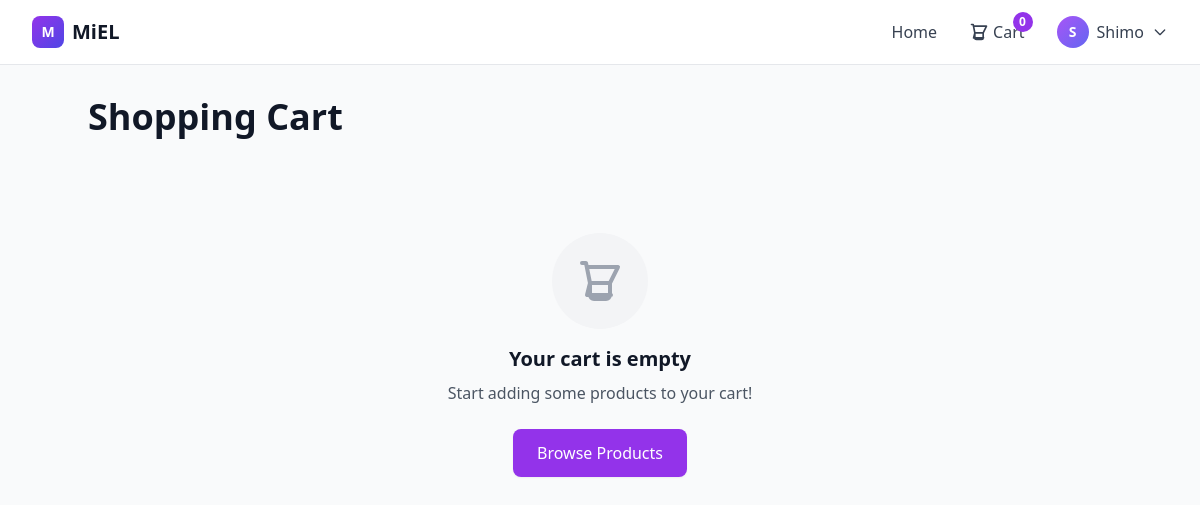
/cart/ (signed in), run on an earlier commit of the app's database.
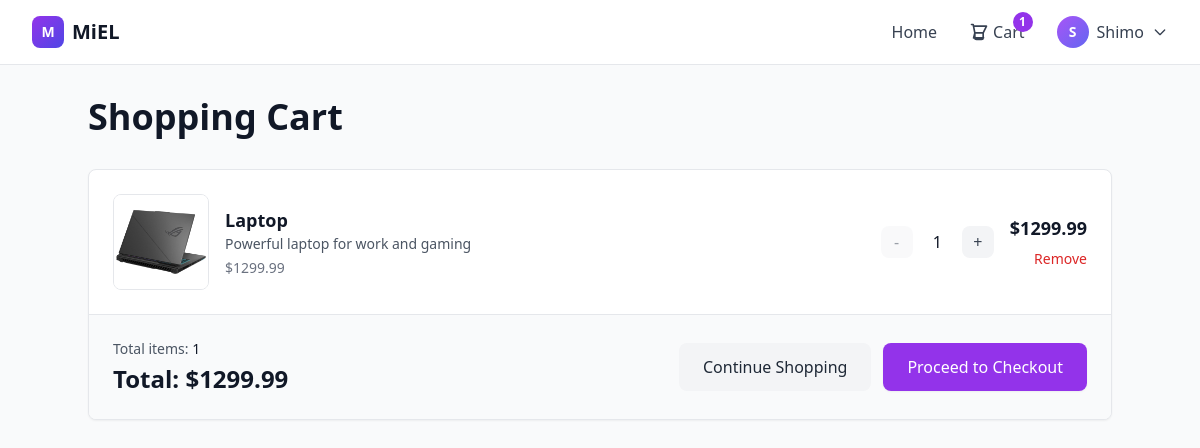
And on a later commit of the database.
### products/models.py (models this page shows, shortened)
class CartItem(models.Model):
    cart = models.ForeignKey(Cart, on_delete=models.CASCADE, related_name='items')
    product = models.ForeignKey(Product, on_delete=models.CASCADE)
    quantity = models.PositiveIntegerField(default=1)
    added_at = models.DateTimeField(auto_now_add=True)
    def get_subtotal(self):
        return self.product.price * self.quantity

class Product(models.Model):
    name = models.CharField(max_length=200)
    description = models.TextField()
    price = models.DecimalField(max_digits=10, decimal_places=2)
    image = models.CharField(max_length=500, blank=True, null=True)
    created_at = models.DateTimeField(auto_now_add=True)

### products/views.py (the view)
# urls.py: path('cart/', views.view_cart, name='view_cart'),
@login_required
def view_cart(request):
    try:
        cart = Cart.objects.get(user=request.user)
        cart_items = cart.items.all()
        total = cart.get_total()
        cart_count = cart.get_item_count()
    except Cart.DoesNotExist:
        cart = None
        cart_items = []
        total = 0
        cart_count = 0
    context = {
        'cart': cart,
        'cart_items': cart_items,
        'total': total,
        'cart_count': cart_count
    }
    return render(request, 'products/cart.html', context)

### MiEL/context_processors.py (called while the page is built)
def static_url(request):
    return {'STATIC_URL': settings.STATIC_URL}

### products/models.py (called while the page is built)
    def get_total(self):
        return sum(item.get_subtotal() for item in self.items.all())

    def get_item_count(self):
        return sum(item.quantity for item in self.items.all())

### templates/products/cart.html (shortened to what the changed rows need)
{% extends 'base.html' %}
{% load static %}
{% block content %}
<div class="max-w-5xl mx-auto">
    <h1 class="text-3xl md:text-4xl font-bold text-gray-900 mb-8">Shopping Cart</h1>
    {% if cart_items %}
        <div class="bg-white rounded-lg shadow-sm border border-gray-200 overflow-hidden">
            <div class="divide-y divide-gray-200">
                {% for item in cart_items %}
                    <div class="p-4 md:p-6 flex flex-col md:flex-row md:items-center md:justify-between gap-4 cart-item-row" data-cart-item-id="{{ item.id }}">
                        <div class="flex items-center space-x-4 flex-1">
                            {% if item.product.image %}
                                <img src="{{ item.product.image }}" alt="{{ item.product.name }}" class="w-20 h-20 md:w-24 md:h-24 object-cover rounded-lg border border-gray-200" onerror="this.src='{{ STATIC_URL }}images/placeholder.jpg'; this.onerror=null;">
                            {% else %}
                                <img src="{% static 'images/placeholder.jpg' %}" alt="{{ item.product.name }}" class="w-20 h-20 md:w-24 md:h-24 object-cover rounded-lg border border-gray-200">
                            {% endif %}
                            <div class="flex-1 min-w-0">
                                <h3 class="text-lg font-semibold text-gray-900 truncate">{{ item.product.name }}</h3>
                                <p class="text-gray-600 text-sm line-clamp-2">{{ item.product.description|truncatewords:10 }}</p>
                                <p class="text-sm text-gray-500 mt-1">${{ item.product.price }}</p>
                            </div>
                        </div>
                        <div class="flex items-center justify-between md:justify-end gap-4">
                            <div class="flex items-center space-x-2" data-item-id="{{ item.id }}">
                                <button type="button" onclick="updateQuantity({{ item.id }}, {{ item.quantity|add:'-1' }})"
                                        class="bg-gray-100 text-gray-700 w-8 h-8 rounded-lg hover:bg-gray-200 transition-colors duration-150 quantity-decrease disabled:opacity-50 disabled:cursor-not-allowed"
                                        {% if item.quantity <= 1 %}disabled{% endif %}>
                                    -
                                </button>
                                <span class="text-gray-900 font-medium px-3 quantity-display min-w-[2rem] text-center">{{ item.quantity }}</span>
                                <button type="button" onclick="updateQuantity({{ item.id }}, {{ item.quantity|add:'1' }})"
                                        class="bg-gray-100 text-gray-700 w-8 h-8 rounded-lg hover:bg-gray-200 transition-colors duration-150 quantity-increase">
                                    +
                                </button>
                            </div>
                            <div class="text-right">
                                <p class="text-lg font-semibold text-gray-900 mb-1 item-subtotal" data-item-id="{{ item.id }}">${{ item.get_subtotal|floatformat:2 }}</p>
                                <a href="{% url 'remove_from_cart' item.id %}"
                                   class="text-red-600 hover:text-red-800 text-sm transition-colors duration-150"
                                   onclick="return confirm('Remove this item from cart?')">
                                    Remove
                                </a>
                            </div>
                        </div>
                    </div>
                {% endfor %}
            </div>
            <div class="bg-gray-50 border-t border-gray-200 p-6">
                <div class="flex flex-col md:flex-row md:justify-between md:items-center gap-4">
                    <div>
                        <p class="text-sm text-gray-600 mb-1">Total items: <span id="cart-count" class="font-medium text-gray-900">{{ cart_count }}</span></p>
                        <p class="text-2xl font-bold text-gray-900">Total: $<span id="cart-total">{{ total|floatformat:2 }}</span></p>
                    </div>
                    <div class="flex flex-col sm:flex-row gap-3">
                        <a href="{% url 'home' %}" class="bg-gray-100 text-gray-800 px-6 py-3 rounded-lg hover:bg-gray-200 transition-colors duration-150 text-center font-medium">
                            Continue Shopping
                        </a>
                        <button class="bg-purple-600 text-white px-6 py-3 rounded-lg hover:bg-purple-700 transition-colors duration-150 font-medium shadow-sm hover:shadow-md">
                            Proceed to Checkout
                        </button>
                    </div>
                </div>
            </div>
        </div>
    {% else %}
        <div class="text-center py-16">
            <div class="w-24 h-24 mx-auto mb-4 bg-gray-100 rounded-full flex items-center justify-center">
                <svg class="w-12 h-12 text-gray-400" fill="none" viewBox="0 0 24 24" stroke="currentColor">
                    <path stroke-linecap="round" stroke-linejoin="round" stroke-width="2" d="M3 3h2l.4 2M7 13h10l4-8H5.4m0 0L7 13m0 0l-1.5 6M7 13l-1.5 6m0 0h12M17 13v6a2 2 0 01-2 2H9a2 2 0 01-2-2v-6" />
                </svg>
            </div>
            <h3 class="text-xl font-semibold text-gray-900 mb-2">Your cart is empty</h3>
            <p class="text-gray-600 mb-6">Start adding some products to your cart!</p>
            <a href="{% url 'home' %}" class="inline-block bg-purple-600 text-white px-6 py-3 rounded-lg hover:bg-purple-700 transition-colors duration-150 font-medium shadow-sm hover:shadow-md">
                Browse Products
            </a>
        </div>
    {% endif %}
</div>
{% endblock %}

### templates/base.html (shortened to what this page needs)
<!DOCTYPE html>
<html lang="en">
<head>
    <script src="https://cdn.tailwindcss.com"></script>
</head>
<body class="bg-gray-50 min-h-screen">
    <nav class="bg-white border-b border-gray-200 sticky top-0 z-50 backdrop-blur-sm bg-white/95">
        <div class="max-w-7xl mx-auto px-4 sm:px-6 lg:px-8">
            <div class="flex items-center justify-between h-16">
                <div class="flex items-center">
                    <a href="{% url 'home' %}" class="flex items-center space-x-2 text-xl font-bold text-gray-900 hover:text-purple-600 transition-colors">
                        <div class="w-8 h-8 bg-gradient-to-br from-purple-600 to-indigo-600 rounded-lg flex items-center justify-center">
                            <span class="text-white font-bold text-sm">M</span>
                        </div>
                        <span>MiEL</span>
                    </a>
                </div>
                <div class="hidden md:flex items-center space-x-8">
                    <a href="{% url 'home' %}" class="text-gray-700 hover:text-purple-600 font-medium transition-colors">
                        Home
                    </a>
                    {% if user.is_authenticated %}
                        <a href="{% url 'view_cart' %}" class="relative text-gray-700 hover:text-purple-600 font-medium transition-colors flex items-center space-x-1">
                            <svg class="w-5 h-5" fill="none" stroke="currentColor" viewBox="0 0 24 24">
                                <path stroke-linecap="round" stroke-linejoin="round" stroke-width="2" d="M3 3h2l.4 2M7 13h10l4-8H5.4m0 0L7 13m0 0l-1.5 6M7 13l-1.5 6m0 0h12M17 13v6a2 2 0 01-2 2H9a2 2 0 01-2-2v-6"/>
                            </svg>
                            <span>Cart</span>
                            <span id="cartCountBadge" class="absolute -top-2 -right-2 bg-purple-600 text-white text-xs rounded-full w-5 h-5 flex items-center justify-center font-bold">{{ cart_count|default:"0" }}</span>
                        </a>
                        <div class="relative group">
                            <button class="flex items-center space-x-2 text-gray-700 hover:text-purple-600 font-medium transition-colors focus:outline-none">
                                <div class="w-8 h-8 bg-gradient-to-br from-purple-500 to-indigo-500 rounded-full flex items-center justify-center">
                                    <span class="text-white text-sm font-semibold">{{ user.username|first|upper }}</span>
                                </div>
                                <span class="hidden lg:block">{{ user.username }}</span>
                                <svg class="w-4 h-4" fill="none" stroke="currentColor" viewBox="0 0 24 24">
                                    <path stroke-linecap="round" stroke-linejoin="round" stroke-width="2" d="M19 9l-7 7-7-7"/>
                                </svg>
                            </button>
                        </div>
                    {% endif %}
                </div>
            </div>
        </div>
    </nav>
    <main class="max-w-7xl mx-auto px-4 sm:px-6 lg:px-8 py-8">
        {% block content %}
        {% endblock %}
    </main>
</body>
</html>

What changed in the data, as far as the page shows it:
added CartItem: product.image (picture), product.name "Laptop", product.description "Powerful laptop for work and gaming", product.price "1299.99", quantity "1", get_subtotal "1299.99"
Also different on the page:
{{ cart_count|default:"0" }}: "0" → "1"
{{ cart_count }}: (not shown) → "1"
{{ total|floatformat:2 }}: (not shown) → "1299.99"
text no longer shown: "Your cart is empty Start adding some products to your cart! Browse Products"
text now shown: "Total items: Total: $ Continue Shopping Proceed to Checkout"
